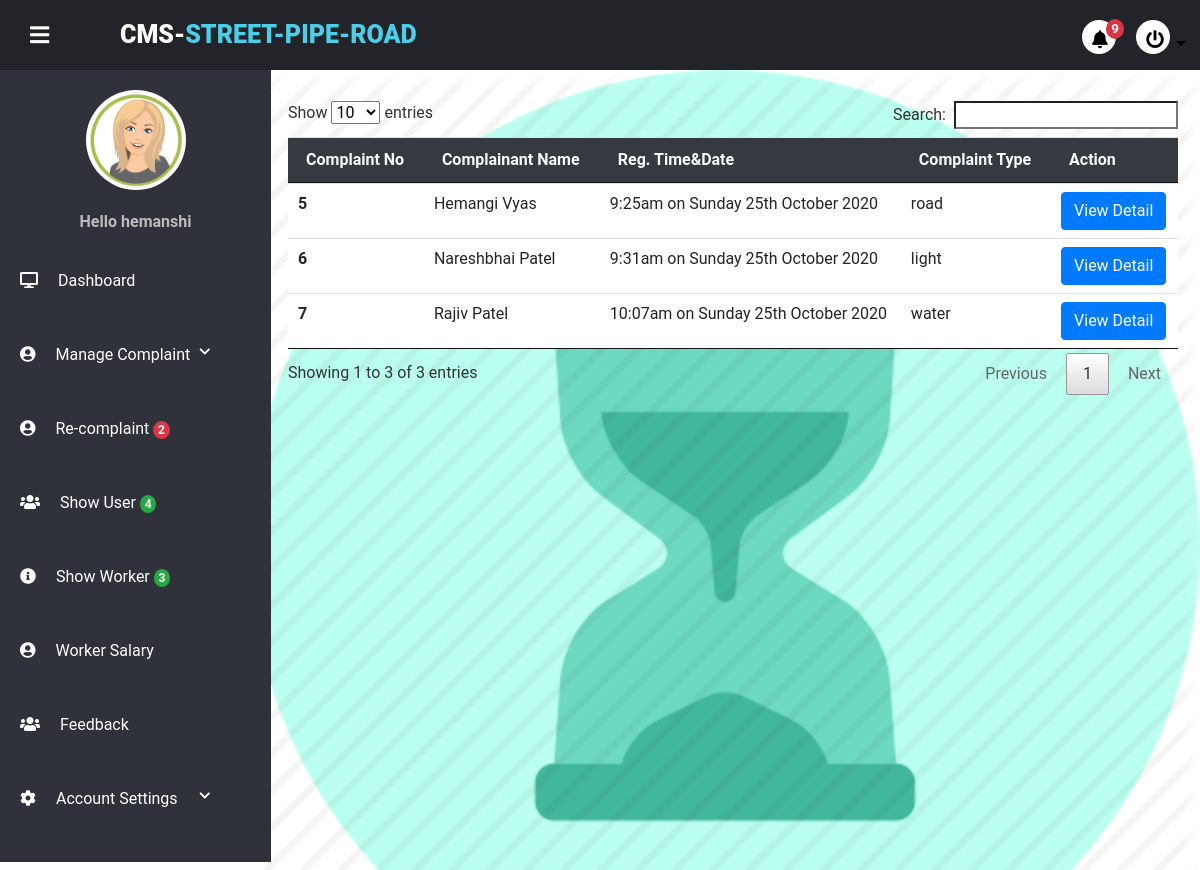
Page /project/admin/notprocess.php (signed in) on the committed database.
### tables this page shows
CREATE TABLE `usertb` (
  `user_id` int(11) NOT NULL,
  `user_name` varchar(20) NOT NULL,
  `last_name` varchar(20) NOT NULL,
  `user_email` varchar(100) NOT NULL,
  `user_role` varchar(100) NOT NULL,
  `user_image` varchar(255) NOT NULL,
  `user_city` varchar(100) NOT NULL,
  `pwd` varchar(255) NOT NULL,
  `security_que` varchar(100) NOT NULL,
  `sequrity_ans` varchar(100) NOT NULL,
  `contact` varchar(100) NOT NULL,
  `user_area` varchar(50) NOT NULL,
  `user_pincode` varchar(12) NOT NULL,
  `account_time` timestamp NOT NULL DEFAULT current_timestamp()
);

CREATE TABLE `complain_tb` (
  `complaint_id` int(20) NOT NULL,
  `complaint_title` varchar(100) NOT NULL,
  `c_type` varchar(20) NOT NULL,
  `complaint_discription` varchar(255) NOT NULL,
  `user_id` int(10) NOT NULL,
  `user_worker_id` int(10) NOT NULL,
  `padding` enum('1','0') NOT NULL,
  `running` enum('1','0') NOT NULL,
  `complete` enum('1','0') NOT NULL,
  `image` varchar(255) NOT NULL,
  `c_address` varchar(255) NOT NULL,
  `recever_image` varchar(600) NOT NULL,
  `ctimestamp` datetime NOT NULL DEFAULT current_timestamp(),
  `solvetimestamp` datetime NOT NULL DEFAULT current_timestamp()
);

### project/admin/notprocess.php (the view, shortened to what this page needs)
<!DOCTYPE html>
<html lang="en" dir="ltr">
<?php include("partial/_dbconnect.php");
include("partial/link.php");
?>
<body>
    <div class="wrapper">
        <?php include("partial/header.php");?>
        <div class="main-container">
            <div class="notprocess">
                <div class="container mt-3 mx-2 mb-3">
                   <!-- <div class="alert mb-1 bg-dark text-light">
                        <div class="form-group row mb-0">
                            pagination start
                            <span class="pt-2 px-2">Select Number Of Rows</span>
                            <select name="state" id="maxrows" class="form-control col-md-3">
                                <option selected>Choose...</option>
                                <option value="5">5</option>
                                <option value="10">10</option>
                                <option value="15">15</option>
                                <option value="20">20</option>
                                <option value="35">35</option>
                                <option value="50">50</option>
                            </select>
                            <span class="pt-2 px-2">Entries..</span>
                            <pre>                 </pre>
                            pagination end
                            <span class="pt-2">Search Date:</span>
                            <div class="form-group col-md-3 ">
                                <input type="text" id="myinputdate" name="myinputdate" onkeyup="searchdate()"
                                    placeholder="Search Date" class="form-control">
                            </div>
                            <pre>                                                                                     </pre>
                            <span class="pt-2">Search Name:</span>
                            <div class="form-group col-md-3 ">
                                <input type="text" id="myinputname" name="myinputname" onkeyup="searchname()"
                                    placeholder="Search Name" class="form-control">
                            </div>
                        </div>
                    </div>-->
                    <table class="table table-hover" id="myTable">
                        <thead class=" bg-dark text-light ">
                            <tr>
                                <th scope="col ">Complaint No</th>
                                <th scope="col ">Complainant Name</th>
                                <th scope="col ">Reg. Time&Date</th>
                                <th scope="col ">Complaint Type</th>
                                <th scope="col ">Action</th>
                            </tr>
                        </thead>
                        <tbody>
                            <?php
                         $sql="SELECT complain_tb.complaint_id, complain_tb.complaint_title,complain_tb.c_type, complain_tb.complaint_discription, complain_tb.user_id, complain_tb.padding, complain_tb.running, complain_tb.complete, complain_tb.image,complain_tb.ctimestamp,usertb.user_id, usertb.user_name,usertb.last_name, usertb.user_email, usertb.user_image, usertb.user_city, usertb.contact, usertb.user_area, usertb.user_pincode FROM complain_tb INNER JOIN usertb ON complain_tb.user_id= usertb.user_id WHERE complain_tb.padding=1";
                         $result=mysqli_query($conn,$sql);
                            while($row = mysqli_fetch_assoc($result))
                            {
                                $complaint_id=$row["complaint_id"];
                                $date = date_create($row["ctimestamp"]);
                                $complaint_user_name=$row["user_name"];
                                $last_user_name=$row["last_name"];
                                $c_type=$row["c_type"];
                                        echo ' <tr>
                                        <th scope="row ">'.$complaint_id.'</th>
                                        <td>'.ucfirst($complaint_user_name).' '.ucfirst($last_user_name).'</td>
                                        <td>'.date_format($date, 'g:ia \o\n l jS F Y').'</td>
                                        <td>'.$c_type.'</td>
                                        <td><a class="btn btn-primary" href="complaindetailpadding.php?complaintid='.$complaint_id.'" role="button">View Detail</a>
                                                 </tr>';
                            }
                        ?>
                              </tbody>
                    </table>
                </div>
            </div>
        </div>
    </div>
</body>
</html>

### project/admin/partial/header.php (shortened to what this page needs)
<?php session_start();
include('_dbconnect.php');
?>
<div class="header">
    <div class="header-menu">
        <div class="title">
        CMS-<span>Street-Pipe-Road</span></div>
        <div class="sidebar-btn">
            <i class="fas fa-bars"></i>
        </div>
        <ul>
            <li>
                <div class="dropdown">
                    <a class="btn dropdown-toggle" type="button" id="dropdownMenu2" data-toggle="dropdown"
                        aria-haspopup="true" aria-expanded="false">
                        <?php
                            $nsql="SELECT * FROM `notify` WHERE (`sender_user_role`='user' OR `sender_user_role`='worker') AND status=0";
                            $nresult=mysqli_query($conn, $nsql);
                            $ncount= mysqli_num_rows($nresult);
                           ?>
                        <i class="fas fa-bell" style="position: relative; top: -5px; left: -3px;"></i><span
                            class="badge badge-danger"
                            style="border-radius: 50%; top:-18px; left:-5px"><?php echo $ncount; ?></span>
                    </a>
                </div>
            </li>
            <li>
                <div class="dropdown">
                    <a class="btn dropdown-toggle" type="button" id="dropdownMenu2" data-toggle="dropdown"
                        aria-haspopup="true" aria-expanded="false">
                        <i class="fas fa-power-off" style="position: relative; top: -5px; left: -3px;"></i>
                    </a>
                </div>
            </li>
        </ul>
    </div>
</div>
<div class="sidebar">
    <div class="sidebar-menu">
        <center class="profile">
                <?php
                        if(isset($_SESSION['loginadmin']) && $_SESSION['loginadmin']==true)
                        {
                            $aemail=$_SESSION['adminemail'];
                            $sql="SELECT * FROM `usertb` WHERE `user_email`='$aemail'";
                            $result=mysqli_query($conn,$sql);
                            while($row = mysqli_fetch_assoc($result))
                            {
                                $aname=$row["user_name"];
                                $aimage=$row["user_image"];
                                if($aimage=="")
                                {
                                    echo '<p style="margin-top:30px;color:#fff;"><a href="settingprofile.php"  style="color:#fff;">Edit Your Profile Info</a></p>';
                                }
                                else{
                                            echo ' <img src="'.$aimage.'" alt="" height="100px" width="100px" style="
                                            border-radius:50%;
                                            margin:20px 0px;
                                            ">';
                                 }
                                echo '<p>Hello '.$aname.'</p>';
                            }
                        }
                    ?>
        </center>
        <li class="item">
            <a href="index.php" class="menu-btn" active>
                <i class="fas fa-desktop"></i><span>Dashboard</span>
            </a>
        </li>
        <li class="item" id="profile">
            <a href="#profile" class="menu-btn">
                <i class="fas fa-user-circle"></i><span>Manage Complaint <i
                        class="fas fa-chevron-down drop-down"></i></span>
            </a>
        </li>
        <li class="item">
            <a href="recomplaint.php" class="menu-btn">
            <i class="fas fa-user-circle"></i><span>Re-complaint</span>
            <?php
                            $nsql="SELECT * FROM `recomplaint_tb`";
                            $nresult=mysqli_query($conn, $nsql);
                            $ncount= mysqli_num_rows($nresult);
                ?>
                        <span class="badge badge-danger"
                            style="border-radius: 50%; top:-18px; left:-5px"><?php echo $ncount; ?></span></span>
            </a>
        </li>
        <li class="item">
        <a href="manageuser.php" class="menu-btn">
                <i class="fas fa-users"></i><span>Show User </span>
        <?php
                            $nsql="SELECT * FROM `usertb`WHERE user_role='user'";
                            $nresult=mysqli_query($conn, $nsql);
                            $ncount= mysqli_num_rows($nresult);
            ?>
             <span class="badge badge-success"
                            style="border-radius: 50%; top:-18px; left:-5px"><?php echo $ncount; ?></span></span>
            </a></li>
        <li class="item">
            <a href="manageworker.php" class="menu-btn">
            <i class="fas fa-info-circle"></i><span>Show Worker </span>
                <?php
                            $nsql="SELECT * FROM `usertb`WHERE user_role='worker'";
                            $nresult=mysqli_query($conn, $nsql);
                            $ncount= mysqli_num_rows($nresult);
            ?>
             <span class="badge badge-success"
                            style="border-radius: 50%; top:-18px; left:-5px"><?php echo $ncount; ?></span></span>
            </a>
        </li>
        <li class="item">
            <a href="wsalary.php" class="menu-btn">
            <i class="fas fa-user-circle"></i><span>Worker Salary</span>
            </a>
        </li>
        <li class="item">
            <a href="shownotification.php" class="menu-btn">
                <i class="fas fa-users"></i><span>Feedback</span>
            </a>
        </li>
        <li class="item" id="settings">
            <a href="#settings" class="menu-btn">
                <i class="fas fa-cog"></i><span>Account Settings<i class="fas fa-chevron-down drop-down"></i></span>
            </a>
        </li>
    </div>
</div>

### project/admin/css/style.css (style rules this page uses)
* { margin: 0; padding: 0; list-style: none; text-decoration: none; box-sizing: border-box; transition: 0.5s; font-family: "Roboto", sans-serif; }
body { background: #fff; }
.wrapper .header { z-index: 1; background: #22242A; position: fixed; width: calc(100% - 0%); height: 70px; display: flex; top: 0; }
.wrapper .header .header-menu { width: calc(100% - 0%); height: 100%; display: flex; justify-content: space-between; align-items: center; padding: 0 20px; }
.wrapper .header .header-menu .title { color: #fff; font-size: 25px; text-transform: uppercase; font-weight: 900; padding-left: 100px; }
.wrapper .header .header-menu .title span { color: #4CCEE8; }
.wrapper .header .header-menu .sidebar-btn { color: #fff; position: absolute; margin-left: 10px; font-size: 22px; font-weight: 900; cursor: pointer; transition: 0.3s; transition-property: color; }
.wrapper .header .header-menu ul { display: flex; margin-top: 20px; }
.wrapper .header .header-menu ul li a { background: #fff; color: #000; display: block; margin: 0 10px; font-size: 18px; width: 34px; height: 34px; line-height: 35px; text-align: center; border-radius: 50%; transition: 0.3s; transition-property: background, color; }
.wrapper .sidebar { z-index: 1; background: #2F323A; position: fixed; top: 70px; width: 271px; height: calc(100% - 9%); transition: 0.3s; transition-property: width; overflow-y: auto; }
.wrapper .sidebar .sidebar-menu { overflow: hidden; }
.wrapper .sidebar .sidebar-menu .profile img { margin: 20px 0; width: 100px; height: 100px; border-radius: 50%; }
.wrapper .sidebar .sidebar-menu .profile p { color: #bbb; font-weight: 700; margin-bottom: 10px; }
.wrapper .sidebar .sidebar-menu .item { width: 250px; overflow: hidden; }
.wrapper .sidebar .sidebar-menu .item .menu-btn { display: block; color: #fff; position: relative; padding: 25px 20px; transition: 0.3s; transition-property: color; }
.wrapper .sidebar .sidebar-menu .item .menu-btn i { margin-right: 20px; }
.wrapper .sidebar .sidebar-menu .item .menu-btn .drop-down { float: right; font-size: 12px; margin-top: 3px; }
.wrapper .main-container { width: (100% - 250px); margin-top: 70px; margin-left: 250px; padding: 15px; background: url(image/pprocess.png)no-repeat; background-size: cover; height: 100vh; transition: 0.3s; }

### rows in the picture
usertb: user_image (picture), user_name "hemanshi"
complain_tb: complaint_id "5", user.user_name "Hemangi", user.last_name "Vyas", ctimestamp "9:25am on Sunday 25th October 2020", c_type "road"
complain_tb: complaint_id "6", user.user_name "Nareshbhai", user.last_name "Patel", ctimestamp "9:31am on Sunday 25th October 2020", c_type "light"
complain_tb: complaint_id "7", user.user_name "Rajiv", user.last_name "Patel", ctimestamp "10:07am on Sunday 25th October 2020", c_type "water"

### other values in the picture
$ncount "9"
$ncount "2"
$ncount "4"
$ncount "3"
